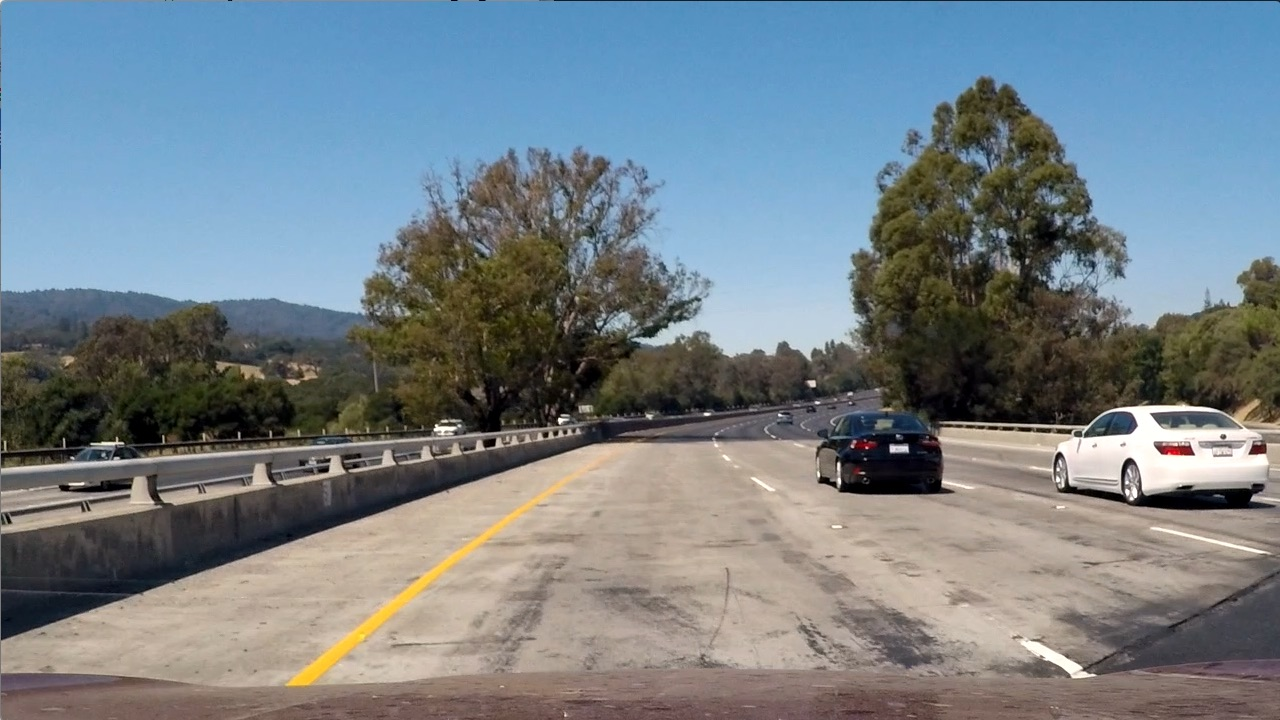
#> input picture test_images/test1.jpg, 1280 x 720 px
$ jupyter execute --allow-errors VehicleDetection.ipynb   (shell and % lines are left out)   (older library calls are emulated)
#> lines starting #> are read from the running program, lines starting #| are printed output that depends on the picture
# Vehicle Detection

[cell 1]
import requests, io, os, glob
import pickle, zipfile
import functools
import collections
import time
from random import choice
from multiprocessing import Pool

import cv2 as cv
import numpy as np
import matplotlib.pyplot as plt
import matplotlib.image as mpimg
import PIL.Image as Image

from skimage.feature import hog
from skimage.measure import label, regionprops
from sklearn.svm import LinearSVC
from sklearn.preprocessing import StandardScaler
from sklearn.model_selection import train_test_split
from sklearn.calibration import CalibratedClassifierCV
from scipy.ndimage.measurements import label
from moviepy.editor import VideoFileClip
from IPython.display import HTML

### Prepare environment

#### Download datasets and prepare environment¶

[cell 2]
# Download dataset
data_dir = 'data'
vehicle_url = 'https://s3.amazonaws.com/udacity-sdc/Vehicle_Tracking/vehicles.zip'
vehicle_zip = os.path.join(data_dir, 'vehicles.zip')
non_vehicle_url = 'https://s3.amazonaws.com/udacity-sdc/Vehicle_Tracking/non-vehicles.zip'
non_vehicle_zip = os.path.join(data_dir, 'non-vehicles.zip')

def download_zip(zip_file, zip_url):
    if not os.path.isfile(zip_file):
        print("Downloading {}".format(zip_url))
        r = requests.get(zip_url, allow_redirects=True)
        open(zip_file, 'wb').write(r.content)
        print("Done.")
    else:
        print("Already exists {}".format(zip_url))

if not os.path.exists('data'): os.mkdir(data_dir)
download_zip(vehicle_zip, vehicle_url)
#> (the call stopped at in download_zip, `r = requests.get(zip_url, allow_redirects=True)`: the network is not available in this run)
download_zip(non_vehicle_zip, non_vehicle_url)
#> (the call stopped at in download_zip, `r = requests.get(zip_url, allow_redirects=True)`: the network is not available in this run)

output_images = 'output_images'
if not os.path.exists(output_images): os.mkdir(output_images)

#### Create generators to read images from archive

[cell 3]
def chunks(l, n):
    # For item i in a range that is a length of l,
    for i in range(0, len(l), n): yield l[i:i+n]

# Generator to read images from archve
def image_reader(zip_file):
    with zipfile.ZipFile(zip_file, 'r') as z:
        for i in z.infolist():
            if not i.filename.startswith("_") and i.filename.endswith('png'):
                img = mpimg.pil_to_array(Image.open(io.BytesIO(z.read(i))))
                yield img.astype(np.float32)

# Generator to read images from archve
def image_reader_chunks(zip_file, chunk_size):
    with zipfile.ZipFile(zip_file, 'r') as z:
        l = list(filter(lambda i: not i.filename.startswith("_") and i.filename.endswith('png'), z.infolist()))
        for c in chunks(l, chunk_size):
            yield list(map(lambda i: mpimg.pil_to_array(Image.open(io.BytesIO(z.read(i)))), c))

#### Read n samples from archive

[cell 4]
# read n samples from archive
def read_samples(num, step, zip_file):
    samples = []
    count = 0
    for i in image_reader(zip_file):
        if count % step == 0 and len(samples) < num: samples.append(i)
        count += 1
    return samples, count

# [8 lines left out: function show_samples, not called in this run]

#> (a cell that did not finish here is left out)

#> (a cell that did not finish here is left out)

### Feature extraction

#> (a cell that did not finish here is left out)

[cell 8]
# Feature extraction help functions

#convert one color-schema to another
color_conversion = lambda image, color_space: np.copy(image) if color_space else cv.cvtColor(image, color_space)

# Function to return HOG features and visualization
# [43 lines left out: functions visual_hog_features, hog_features, create_hog_features_cv, create_all_hog_features, not called in this run]

# Hog factory for all chanhels
def create_all_hog_features_cv(win_size=(64,64), orient=9, pix_per_cell=8, cell_per_block=2):
    winSize = win_size
    cellSize = (pix_per_cell, pix_per_cell)
    blockSize = (cell_per_block * pix_per_cell, cell_per_block * pix_per_cell)
    blockStride = (int(blockSize[0] / 2), int(blockSize[1] / 2))
    nbins = orient
    derivAperture = 1
    winSigma = -1.
    histogramNormType = 0   # L2Hys (currently the only available option)
    L2HysThreshold = 0.2
    gammaCorrection = 1
    nlevels = 64
    signedGradients = False

    hd = cv.HOGDescriptor(winSize, blockSize,
        blockStride, cellSize, nbins, derivAperture, winSigma,
        histogramNormType, L2HysThreshold, gammaCorrection,
        nlevels, signedGradients)
    def fn(img):
        features = [ hd.compute(img[:,:,channel]) for channel in range(img.shape[2]) ]
        return np.ravel(features)
    return fn

# Define a function to compute color histogram features , bins_range= =(0, 256) for non- mpimg!
def create_color_hist(nbins=32, bins_range=(0, 256) ): #(0, 1)): #bins_range=(0, 256)):
    def fn(img):
        # Compute the histogram of the color channels separately
        channel_hist = [ np.histogram(img[:,:,i], bins=nbins, range=bins_range)[0] for i in range(0,3) ]
        # Concatenate the histograms into a single feature vector
        return np.concatenate(channel_hist)
    return fn

# Factory for function to compute binned color features
def create_bin_spatial(size=(32, 32)):
    def fn(img):
        # Use cv2.resize().ravel() to create the feature vector
        return cv.resize(img, size).ravel()
    return fn

# Extract image feature vectors
# [6 lines left out: function extract_image_features, not called in this run]

#### Show hog for sample images

#> (a cell that did not finish here is left out)

[cell 10]
# Feature exctraction parameters
color_space = cv.COLOR_RGB2YCrCb # COLOR_RGB2HSV, COLOR_RGB2LUV, COLOR_RGB2HLS, COLOR_RGB2YUV, COLOR_RGB2YCrCb
orient = 12  # HOG orientations
pix_per_cell = 8 # HOG pixels per cell
cell_per_block = 2 # HOG cells per block
spatial_size = (32, 32) # Spatial binning dimensions
hist_bins = 32    # Number of histogram bins

feature_fn_list = [create_bin_spatial(spatial_size),
                   create_color_hist(nbins=hist_bins),
                   create_all_hog_features_cv(orient=orient, pix_per_cell=pix_per_cell, cell_per_block=cell_per_block) ]

# [6 lines left out: function process_chunk_features, not called in this run]

def read_chunk_features(zip_file):
#> (reads model-reg.pkl from the repository)
#> further down, test_img is the input picture: shape (720, 1280, 3); mean R, G, B 117.5, 128.7, 135.5
    res = []
    with Pool(5) as test_pool:
        res = test_pool.map(process_chunk_features, image_reader_chunks(zip_file, 100))
    test_pool.join()
    return [f for c in res for f in c]


#> (the rest of this cell did not finish here and is left out)

#### Define and Train a classifier

#> (a cell that did not finish here is left out)

#### Serialize trained clasifier into pickle file - for reuse

[cell 12]
to_pickle = {}
#> (the rest of this cell did not finish here and is left out)

#### Load trained clasifier from file

#> (a cell that did not finish here is left out)

#### Help types and functions for processing video

[cell 14]
#cRepresents search window
Window = collections.namedtuple('Window', ['x1', 'y1', 'x2', 'y2', 'region'])
Window.__new__.__defaults__ = (0, 0, 0, 0, 0)

#calculate step to get next window
step_size = lambda size, overlap: np.int(size * (1 - overlap))
#number of windows per dimention
number_of_windows = lambda size, window_size, step: np.int(size/step) - np.int(window_size/step) + 1

[cell 15]
# Function to draw boxes on top of an image
def draw_boxes(img, bboxes, y_prefix=0, color=(0, 0, 255), thick=6):
    # Make a copy of the image
#> called with y_prefix = 376, color = (0, 0, 255), thick = 6
    img_copy = np.copy(img)
    # Iterate through the bounding boxes
    for b in bboxes: cv.rectangle(img_copy, (b.x1, b.y1 + y_prefix), (b.x2, b.y2 + y_prefix), color, thick)
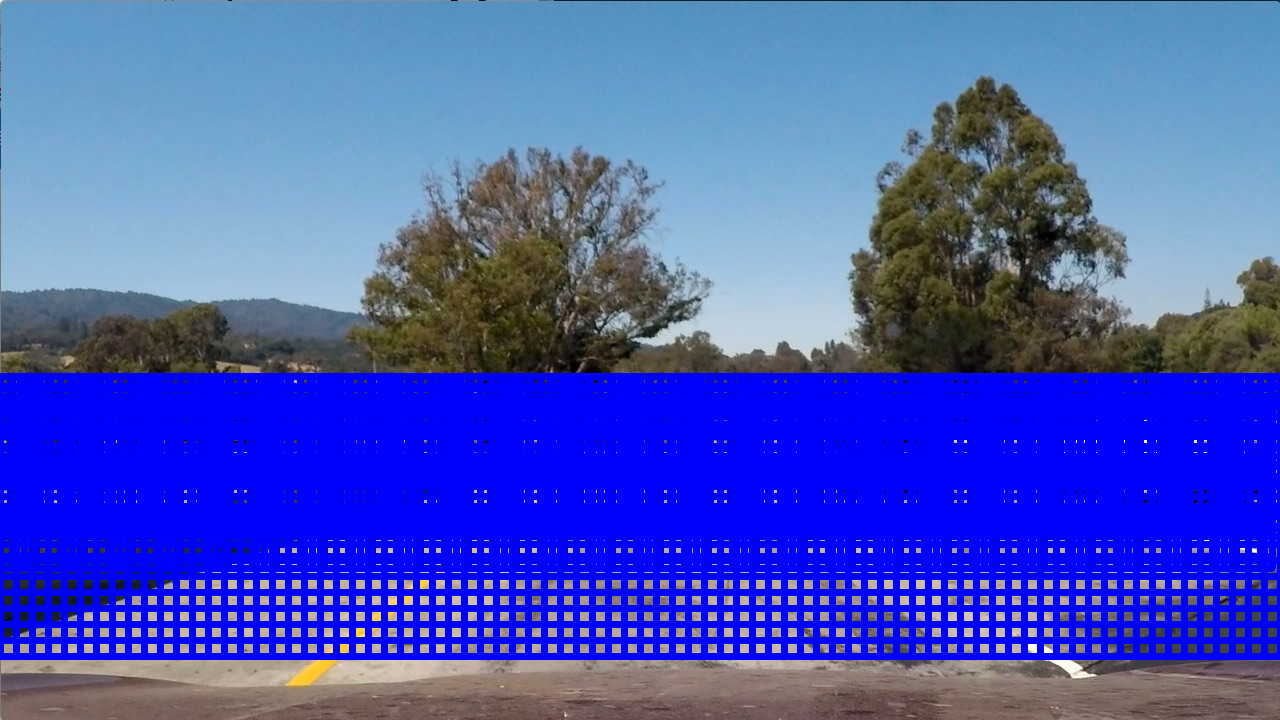
#> img_copy: shape (720, 1280, 3); mean R, G, B 71.8, 86.4, 188.2
    return img_copy

[cell 16]
# Class for finding the slide windows on a given image shape
class Region:
    def __init__(self, w, window_shape, step, scale, num):
        self.w = w
        self.width = w.x2 - w.x1
        self.heigth = w.y2 - w.y1
        self.shape = window_shape
        self.scale = scale
        self.x_step = step #step_size(window_shape[0], overlap[0])
        self.y_step = step #step_size(window_shape[1], overlap[1])
        self.x_windows = number_of_windows(self.width, window_shape[0], self.x_step)
        self.y_windows = number_of_windows(self.heigth, window_shape[1], self.y_step)
        self.num = num

    def to_window(self, x_num, y_num): # calculate window position
        startx = self.w.x1 + ( x_num * self.x_step )
        endx = startx + self.shape[0]
        starty = self.w.y1 + ( y_num * self.y_step )
        endy = starty + self.shape[1]
        return Window(x1=startx, y1=starty, x2=endx, y2=endy, region=self.num)

    def to_windows(self): # calculate all windows
        return [ self.to_window(x, y) for y in range(self.y_windows) for x in range(self.x_windows) ]


# create slide windows for a list of Regions
def create_windows(regions):
    return functools.reduce(lambda w, r: w + r.to_windows(), regions, [])

# scale image
def rescale_image(img, scale):
    return img if scale == 1 else cv.resize(img, (np.int(img.shape[1]/scale), np.int(img.shape[0]/scale)))

#prepare image for processing: normalize, crop, convert color
def prepare_image(img, y_start, y_stop):
#> called with y_start = 376, y_stop = 656
    proc_img = img  #.astype(np.float32)/255.0
    sub_img = proc_img[y_start: y_stop, :, :]
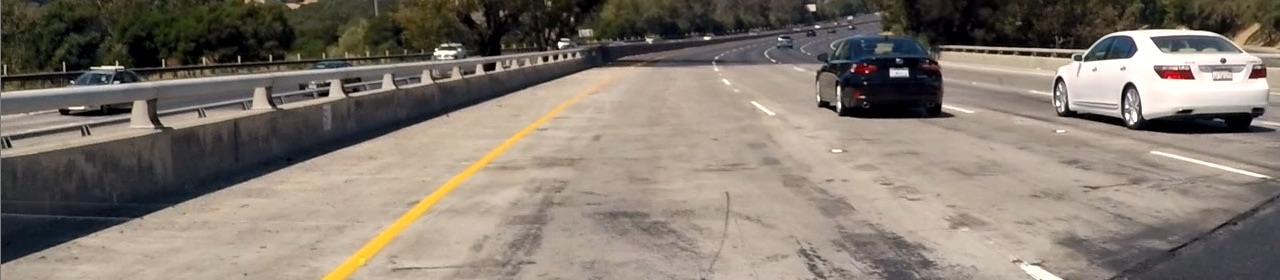
#> sub_img: shape (280, 1280, 3); mean R, G, B 130.8, 120.9, 110.7
    return color_conversion(sub_img, color_space)

[cell 17]
y_prefix = 376

# List of slide windows regions
test_regions = [
    Region(Window(x1=0, y1=0, x2=1280, y2=160), (80,80), 10, 1.25, 0),
    Region(Window(x1=0, y1=0, x2=1280, y2=192), (96,96), 12, 1.5, 0),
    Region(Window(x1=0, y1=24, x2=1280, y2=280), (128,128), 16, 2, 1)
]

# Precreate list of slide windows
search_windows = create_windows(test_regions)
print(len(search_windows))

#### Draw all slide windows on a test image

[cell 18]
test_img = mpimg.imread('test_images/test1.jpg')
window_img = draw_boxes(test_img, search_windows, y_prefix=y_prefix, color=(0,0,255), thick = 6)
plt.figure()
plt.imshow(window_img)

### Process video

[cell 19]
# number of hog blocks per 64x64 image
hog_blocks_per_window = 7

feature_image_shape = (64,64)

# image feature functions list to extract (HOG will be extracted separately)
w_feature_fn_list = [
     create_bin_spatial(spatial_size),
     create_color_hist(nbins=hist_bins),
     create_all_hog_features_cv(orient=orient, pix_per_cell=pix_per_cell, cell_per_block=cell_per_block)
]

# process pool size
pool_size = 6

[cell 20]
# Per-process cache to speed up performance
search_cache = {}

# init cache with frame image to process
def init_cache_map(img, count):
    global search_cache
    if not search_cache.get(count):
        search_cache = {count: count, 'img': img }
    return None

# clean cache
def clean_cache(s):
    global search_cache
    search_cache = {}

# get image from cache
def get_cached_image():
    return search_cache['img']

# get hog for window w from whole image in cache
# [25 lines left out: function get_cached_hog, not called in this run]

[cell 21]
# find if a window is a candidate (contains a car)
def analyze_window(window):
    cached_img = get_cached_image()
    #hog_f = get_cached_hog(window)

    window_img = cached_img[window.y1:window.y2, window.x1:window.x2, :]
    w_img = cv.resize(window_img, feature_image_shape)

    w_fn_f = [ fn(w_img) for fn in w_feature_fn_list ]
    #w_fn_f.append(hog_f)
    w_features = np.concatenate(w_fn_f)

    # Scale extracted features to be fed to classifier
    scaled_features = search_scaler.transform(np.array(w_features).reshape(1, -1))
    # Predict using your classifier
    confidence = search_clf.decision_function(scaled_features)
    prediction = search_clf.predict(scaled_features)
    return prediction == 1 and abs(confidence) > 0.9

# analyze all windows in a list
def analyze_windows(window_list):
    candidates = []
    for window in window_list:
        prediction = analyze_window(window)
        if prediction: candidates.append(window)
#> this loop made 1 pass
#> pass 1, in analyze_window, `window_img = cached_img[window.y1:window.y2, window.x1:window.x2, :]`:
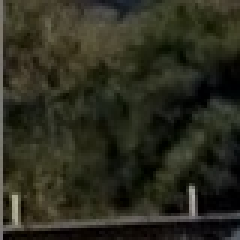
#> window_img: shape (80, 80, 3) (shown 3 times larger); mean R, G, B 43.7, 43.9, 30.5
    return candidates

class AnalyzeFn(object):
    def __init__(self, img, count):
        self.img = img
        self.count = count

    def __call__(self, l):
        init_cache_map(self.img, self.count)
        return analyze_windows(l)

# process frame image for candidates
def f_candidates(img, count, pool, step=100):
    fn = AnalyzeFn(img, count)
    #res = pool.map(init_cache_map, [img] * pool_size) # initialize pool with image
    res = pool.map(fn, chunks(search_windows, step)) # process search windows in chunks
    return [f for c in res for f in c]

[cell 22]
# Function to add boxed regions to a heatmap
# [29 lines left out: functions add_heat, apply_threshold, bbox_from_labels, not called in this run]

[cell 23]
test_imgs = glob.glob('test_images/*.jpg')
#> (the rest of this cell did not finish here and is left out)

#### Run search over test images and apply heat map

[cell 24]
test_imgs = glob.glob('test_images/*.jpg')
#> (the rest of this cell did not finish here and is left out)

        candidates = f_candidates(search_img, i, test_pool, step=225)
